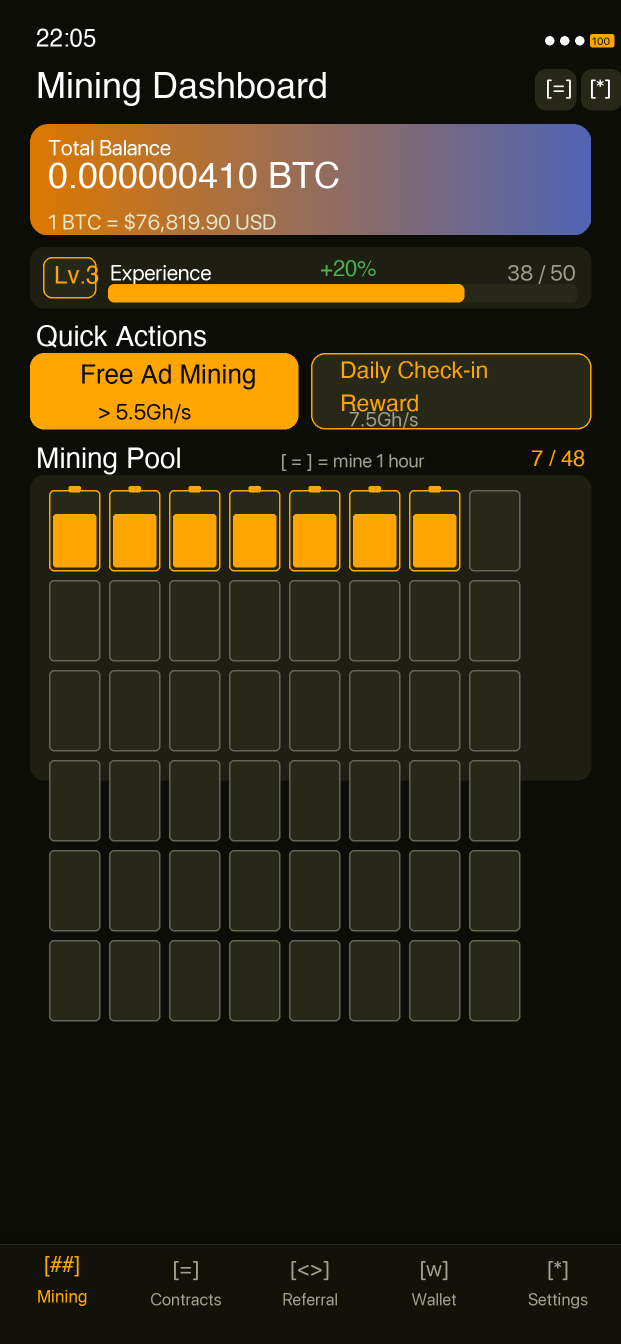
#> input picture docs/screenshots/screen1_mining_dashboard.png, 1242 x 2688 px (shown at 1/2 size)
$ python generate_v3.py
#> lines starting #> are read from the running program, lines starting #| are printed output that depends on the picture
#!/usr/bin/env python3
"""
App Store Screenshots v3
Style: dark navy bg + headline text + iPhone frame wrapping real app screenshot
4 screens at 1242x2688 (iPhone 6.5")
Run: python3 generate_v3.py
"""

from PIL import Image, ImageDraw, ImageFont
import os

W, H = 1242, 2688
OUT = os.path.dirname(os.path.abspath(__file__))

# ─── Colors ───────────────────────────────────────────────────────────────────
NAVY      = (8,   15,  35)
NAVY2     = (12,  22,  48)
ORANGE    = (255, 165,  0)
WHITE     = (255, 255, 255)
GRAY_LT   = (200, 205, 220)
FRAME_COL = (30,  35,  55)     # iPhone outer frame
FRAME_IN  = (18,  22,  40)     # inner frame edge
SCREEN_BG = (13,  13,   8)     # app bg color

# ─── Font ─────────────────────────────────────────────────────────────────────
def F(size, bold=False):
    for p in ([
        "/System/Library/Fonts/SFNSDisplay-Bold.otf",
        "/System/Library/Fonts/SFNSDisplay.otf",
        "/System/Library/Fonts/Helvetica.ttc",
        "/Library/Fonts/Arial Bold.ttf",
        "/Library/Fonts/Arial.ttf",
    ] if bold else [
        "/System/Library/Fonts/SFNSDisplay.otf",
        "/System/Library/Fonts/Helvetica.ttc",
        "/Library/Fonts/Arial.ttf",
    ]):
        if os.path.exists(p):
            try: return ImageFont.truetype(p, size)
            except: pass
    return ImageFont.load_default()

# ─── Dot grid background ──────────────────────────────────────────────────────
# [6 lines left out: function dot_bg, not called in this run]

def make_bg(img):
    """Dark navy gradient background"""
    draw = ImageDraw.Draw(img)
    for y in range(H):
        t = y / H
        r = int(NAVY[0]*(1-t) + NAVY2[0]*t)
        g = int(NAVY[1]*(1-t) + NAVY2[1]*t)
        b = int(NAVY[2]*(1-t) + NAVY2[2]*t)
        draw.line([(0,y),(W,y)], fill=(r,g,b))

# ─── Headline renderer ────────────────────────────────────────────────────────
def draw_headline(draw, lines, y_start):
    """
    lines: list of list of (text, color) tuples per line
    Renders centered multi-color text.
    """
    line_gap = 20
    for line_parts in lines:
        # Measure total line width
        total_w = 0
        sizes = []
        for text, color, bold, size in line_parts:
            f = F(size, bold)
            bb = draw.textbbox((0,0), text, font=f)
            tw = bb[2]-bb[0]
            th = bb[3]-bb[1]
            sizes.append((f, tw, th, color))
            total_w += tw
        # Draw centered
        x = (W - total_w) // 2
        max_h = max(s[2] for s in sizes)
        for (f, tw, th, color), (text, _, _, _) in zip(sizes, line_parts):
            draw.text((x, y_start + (max_h - th)//2), text, font=f, fill=color)
            x += tw
        y_start += max_h + line_gap
    return y_start

# ─── iPhone frame ─────────────────────────────────────────────────────────────
def draw_iphone_frame(img, px1, py1, px2, py2):
    """
    Draw an iPhone 14 Pro style frame.
    Returns (screen_x1, screen_y1, screen_x2, screen_y2)
    """
    draw = ImageDraw.Draw(img)
    pw = px2 - px1
    ph = py2 - py1
    corner_r = int(pw * 0.115)
    border = 18

    # Outer shadow glow (simulate depth)
    for i in range(8, 0, -1):
        alpha_blend = 0.03 * i
        sc = tuple(int(NAVY[j]*(1-alpha_blend) + 80*alpha_blend) for j in range(3))
        draw.rounded_rectangle(
            [px1-i*2, py1-i*2, px2+i*2, py2+i*2],
            radius=corner_r+i*2, fill=sc
        )

    # Outer frame (silver-ish dark)
    draw.rounded_rectangle([px1, py1, px2, py2],
                            radius=corner_r, fill=FRAME_COL)

    # Inner frame
    draw.rounded_rectangle(
        [px1+border, py1+border, px2-border, py2-border],
        radius=corner_r-border+4, fill=FRAME_IN
    )

    # Screen area
    sx1 = px1 + border + 2
    sy1 = py1 + border + 2
    sx2 = px2 - border - 2
    sy2 = py2 - border - 2
    scr = corner_r - border

    draw.rounded_rectangle([sx1, sy1, sx2, sy2],
                            radius=max(scr, 10), fill=SCREEN_BG)

    # Dynamic Island (pill cutout at top of screen)
    di_w = int(pw * 0.26)
    di_h = int(pw * 0.036)
    di_cx = (px1 + px2) // 2
    di_y = sy1 + int(ph * 0.012)
    draw.rounded_rectangle(
        [di_cx - di_w//2, di_y, di_cx + di_w//2, di_y + di_h],
        radius=di_h//2, fill=FRAME_COL
    )

    # Side buttons (volume on left, power on right)
    btn_r = 6
    btn_col = (50, 55, 80)
    for by in [py1 + int(ph*0.18), py1 + int(ph*0.26)]:
        draw.rounded_rectangle([px1-12, by, px1-2, by+int(ph*0.07)],
                                radius=btn_r, fill=btn_col)
    draw.rounded_rectangle([px2+2, py1+int(ph*0.22), px2+12, py1+int(ph*0.32)],
                            radius=btn_r, fill=btn_col)

    return sx1, sy1, sx2, sy2

# ─── Paste screenshot into phone screen ───────────────────────────────────────
def paste_screenshot(img, src_path, sx1, sy1, sx2, sy2):
    src = Image.open(src_path).convert("RGB")
    sw = sx2 - sx1
    sh = sy2 - sy1
    # Scale src to fill screen width, crop height if needed
    scale = sw / src.width
    new_h = int(src.height * scale)
    src_resized = src.resize((sw, new_h), Image.LANCZOS)
    # Crop to screen height (from top)
    crop_h = min(sh, new_h)
    cropped = src_resized.crop((0, 0, sw, crop_h))
    img.paste(cropped, (sx1, sy1))

# ─── Soft vignette on phone edges ─────────────────────────────────────────────
def phone_vignette(img, sx1, sy1, sx2, sy2):
    draw = ImageDraw.Draw(img)
    # Darken bottom edge of screen
    for i in range(60):
        t = i / 60
        alpha = int(160 * t)
        c = tuple(int(SCREEN_BG[j]*(t) + 0*(1-t)) for j in range(3))
        draw.line([(sx1, sy2-i), (sx2, sy2-i)], fill=c)

# ══════════════════════════════════════════════════════════════════════════════
# Build one screenshot
# ══════════════════════════════════════════════════════════════════════════════
def build(src_filename, headline_lines, out_filename):
    img = Image.new('RGB', (W, H), NAVY)
    make_bg(img)

    draw = ImageDraw.Draw(img)

    # Subtle dot texture on bg
    step = 44
    for dy in range(0, H, step):
        for dx in range(0, W, step):
            # blend with bg at that y
            t = dy/H
            br = int(NAVY[0]*(1-t)+NAVY2[0]*t)
            bg = int(NAVY[1]*(1-t)+NAVY2[1]*t)
            bb2 = int(NAVY[2]*(1-t)+NAVY2[2]*t)
            dr = min(255, br+14)
            dg = min(255, bg+14)
            db = min(255, bb2+14)
            draw.ellipse([dx, dy, dx+3, dy+3], fill=(dr, dg, db))

    # Subtle radial glow behind phone (center, y~60%)
    glow_cx, glow_cy = W//2, int(H*0.62)
    for r in range(600, 0, -30):
        t = r/600
        alpha = 0.025 * (1-t)
        c = tuple(int(NAVY2[j]*(1-alpha) + 40*alpha) for j in range(3))
        draw.ellipse([glow_cx-r, glow_cy-r, glow_cx+r, glow_cy+r], fill=c)

    # ── Headline ────────────────────────────────────────────────────────────
    y = draw_headline(draw, headline_lines, 90)

    # ── iPhone frame ────────────────────────────────────────────────────────
    # Phone occupies from y+gap to bottom with margins
    top_gap = 30
    py1 = y + top_gap
    phone_w = 920
    px1 = (W - phone_w) // 2
    px2 = px1 + phone_w
    # Height based on iPhone aspect ratio (9:19.5)
    phone_h = int(phone_w * 19.5 / 9)
    py2 = min(py1 + phone_h, H - 20)

    sx1, sy1, sx2, sy2 = draw_iphone_frame(img, px1, py1, px2, py2)

    # ── Paste app screenshot ────────────────────────────────────────────────
    src_path = os.path.join(OUT, src_filename)
    paste_screenshot(img, src_path, sx1, sy1, sx2, sy2)
    phone_vignette(img, sx1, sy1, sx2, sy2)

    # ── Re-draw frame on top so edges look clean ────────────────────────────
    draw = ImageDraw.Draw(img)
    corner_r = int(phone_w * 0.115)
    border = 18
    # Frame outline
    draw.rounded_rectangle([px1, py1, px2, py2],
                            radius=corner_r, outline=(60,65,90), width=3)
    draw.rounded_rectangle(
        [px1+border, py1+border, px2-border, py2-border],
        radius=corner_r-border+4, outline=(40,45,70), width=2
    )

    # Re-draw Dynamic Island on top of screenshot
    di_w = int(phone_w * 0.26)
    di_h = int(phone_w * 0.036)
    di_cx = W // 2
    di_y = sy1 + int(phone_h * 0.012)
    draw.rounded_rectangle(
        [di_cx - di_w//2, di_y, di_cx + di_w//2, di_y + di_h],
        radius=di_h//2, fill=FRAME_COL
    )
    draw.rounded_rectangle(
        [di_cx - di_w//2, di_y, di_cx + di_w//2, di_y + di_h],
        radius=di_h//2, outline=(50,55,80), width=2
    )

    # Save
    out_path = os.path.join(OUT, out_filename)
    img.save(out_path, "PNG")
    print(f"  Saved: {out_path}")

# ══════════════════════════════════════════════════════════════════════════════
if __name__ == "__main__":
    print("Generating v3 App Store screenshots...")

    SIZE_TITLE = 118
    SIZE_TITLE2 = 110
    SIZE_SUB = 70

    screens = [
        {
            "src": "screen1_mining_dashboard.png",
            "out": "store_1_dashboard.png",
            "lines": [
                [("Bitcoin", ORANGE, True, SIZE_TITLE), (" Mining", WHITE, True, SIZE_TITLE)],
                [("Earn BTC ", WHITE, True, SIZE_TITLE2), ("Easily", ORANGE, True, SIZE_TITLE2)],
                [("Cloud mining · No hardware needed", GRAY_LT, False, SIZE_SUB)],
            ],
        },
        {
            "src": "screen2_contracts.png",
            "out": "store_2_contracts.png",
            "lines": [
                [("Choose Your", WHITE, True, SIZE_TITLE)],
                [("Mining ", ORANGE, True, SIZE_TITLE2), ("Contract", WHITE, True, SIZE_TITLE2)],
                [("Free starter plan available for everyone", GRAY_LT, False, SIZE_SUB)],
            ],
        },
        {
            "src": "screen3_referral.png",
            "out": "store_3_referral.png",
            "lines": [
                [("Mine ", WHITE, True, SIZE_TITLE), ("Bitcoin", ORANGE, True, SIZE_TITLE), (" Together", WHITE, True, SIZE_TITLE)],
                [("Maximize Your ", WHITE, True, SIZE_TITLE2), ("Rewards!", ORANGE, True, SIZE_TITLE2)],
                [("20% lifetime referral commission", GRAY_LT, False, SIZE_SUB)],
            ],
        },
        {
            "src": "screen4_settings.png",
            "out": "store_4_settings.png",
            "lines": [
                [("Secure", ORANGE, True, SIZE_TITLE), (" Account,", WHITE, True, SIZE_TITLE)],
                [("Full ", WHITE, True, SIZE_TITLE2), ("Privacy", ORANGE, True, SIZE_TITLE2), (" Protection", WHITE, True, SIZE_TITLE2)],
                [("Apple Sign-In · Multi-language support", GRAY_LT, False, SIZE_SUB)],
            ],
        },
    ]

    for s in screens:
        print(f"  Building {s['out']}...")
        build(s["src"], s["lines"], s["out"])
#> in build, `img = Image.new('RGB', (W, H), NAVY)`:
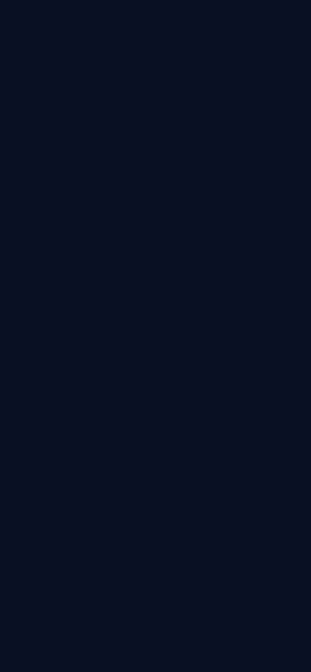
#> img: PIL image 1242x2688 RGB (shown at 1/4 size); mean R, G, B 8, 15, 35
#> in build, `y = draw_headline(draw, headline_lines, 90)`: y = 180
#> in build, `py1 = y + top_gap`: py1 = 210
#> in build, `py2 = min(py1 + phone_h, H - 20)`: py2 = 2203
#> in draw_iphone_frame, `ph = py2 - py1`: ph = 1993
#> in draw_iphone_frame, `sy1 = py1 + border + 2`: sy1 = 230
#> in draw_iphone_frame, `sy2 = py2 - border - 2`: sy2 = 2183
#> in draw_iphone_frame, `di_y = sy1 + int(ph * 0.012)`: di_y = 253
#> the loop in draw_iphone_frame, `for by in [py1 + int(ph*0.18), py1 + int(ph*0.26)]:` made 2 passes
#> by on passes 1 to 2: 568, 728
#> in build, `sx1, sy1, sx2, sy2 = draw_iphone_frame(img, px1, py1, px2, py2)`: sx1 = 181; sy1 = 230; sx2 = 1061; sy2 = 2183
#> in build, `sx1, sy1, sx2, sy2 = draw_iphone_frame(img, px1, py1, px2, py2)`:
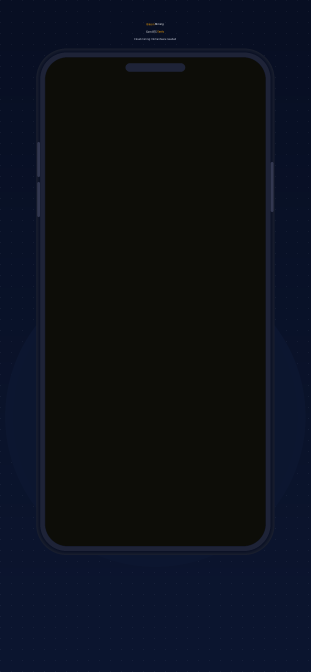
#> img: PIL image 1242x2688 RGB (shown at 1/4 size); mean R, G, B 12.5, 16.6, 25.3
#> in paste_screenshot, src is the input picture: PIL image 1242x2688 RGB; mean R, G, B 49.5, 41.7, 22.9
#> in paste_screenshot, `sw = sx2 - sx1`: sw = 880
#> in paste_screenshot, `sh = sy2 - sy1`: sh = 1953
#> in paste_screenshot, `scale = sw / src.width`: scale = 0.709
#> in paste_screenshot, `new_h = int(src.height * scale)`: new_h = 1904
#> in paste_screenshot, `img.paste(cropped, (sx1, sy1))`:
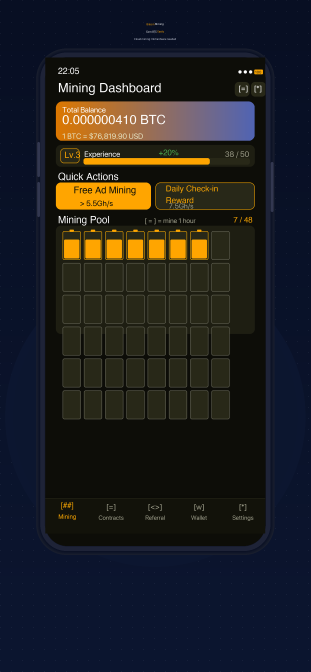
#> img: PIL image 1242x2688 RGB (shown at 1/4 size); mean R, G, B 30.7, 30.9, 32.6
#> in build, `di_y = sy1 + int(phone_h * 0.012)`: di_y = 253
#> in build, `img.save(out_path, "PNG")`:
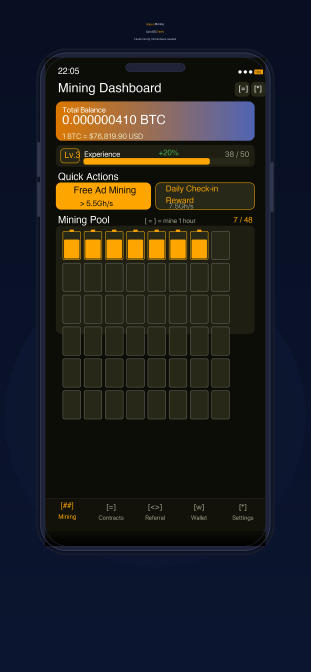
#> saved as store_1_dashboard.png: PIL image 1242x2688 RGB (shown at 1/4 size); mean R, G, B 30.9, 31.1, 32.9
#> pass 2 of the loop `for s in screens:`:
#> y = 179
#> py1 = 209
#> py2 = 2202
#> in draw_iphone_frame (call 2), `draw = ImageDraw.Draw(img)`:
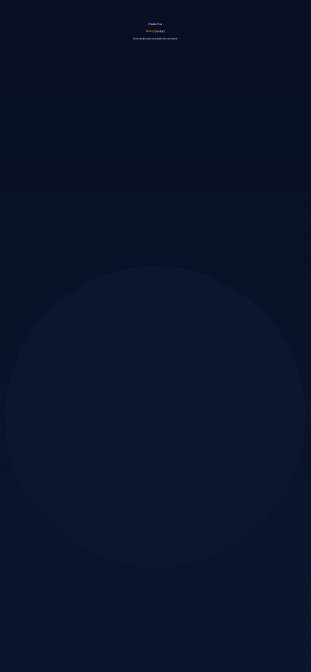
#> img: PIL image 1242x2688 RGB (shown at 1/4 size); mean R, G, B 10.3, 19.2, 42.6
#> in draw_iphone_frame (call 2), `sy1 = py1 + border + 2`: sy1 = 229
#> in draw_iphone_frame (call 2), `sy2 = py2 - border - 2`: sy2 = 2182
#> in draw_iphone_frame (call 2), `di_y = sy1 + int(ph * 0.012)`: di_y = 252
#> the loop in draw_iphone_frame (call 2), `for by in [py1 + int(ph*0.18), py1 + int(ph*0.26)]:` made 2 passes
#> by on passes 1 to 2: 567, 727
#> in build (call 2), `sx1, sy1, sx2, sy2 = draw_iphone_frame(img, px1, py1, px2, py2)`: sy1 = 229; sy2 = 2182
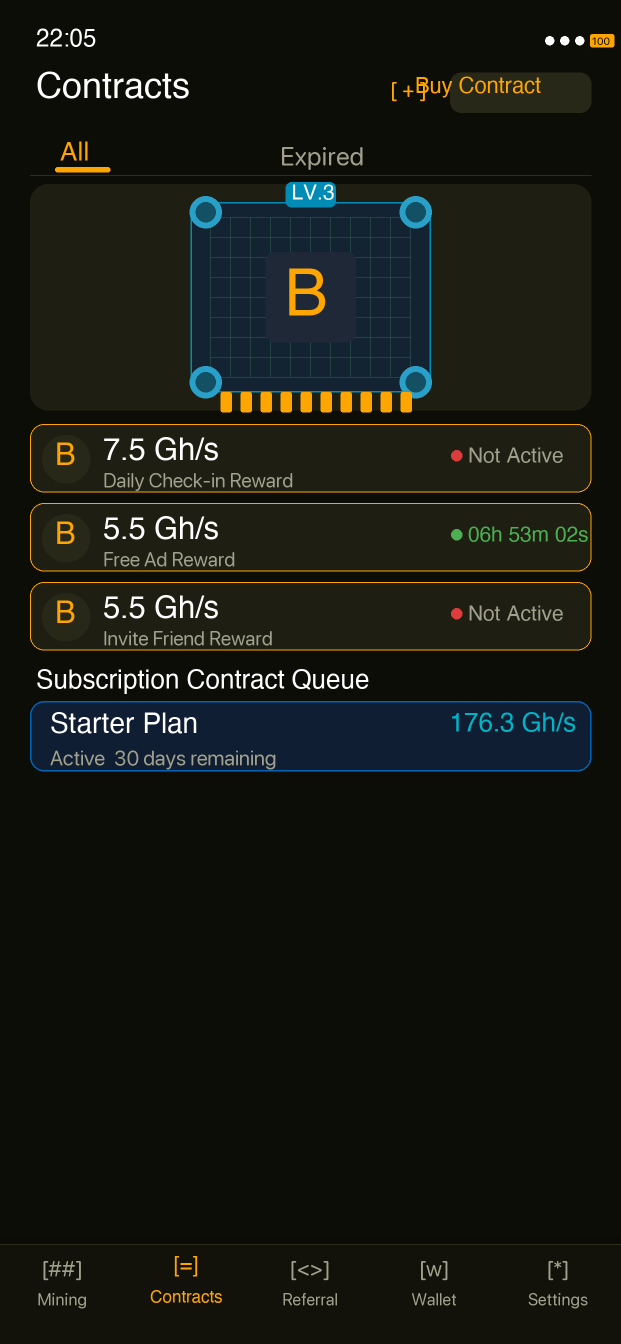
#> input picture docs/screenshots/screen2_contracts.png, 1242 x 2688 px (shown at 1/2 size)
#> in paste_screenshot, src is the input picture: PIL image 1242x2688 RGB; mean R, G, B 23.8, 25.3, 18.9
#> in build (call 2), `di_y = sy1 + int(phone_h * 0.012)`: di_y = 252
#> in build (call 2), `img.save(out_path, "PNG")`:
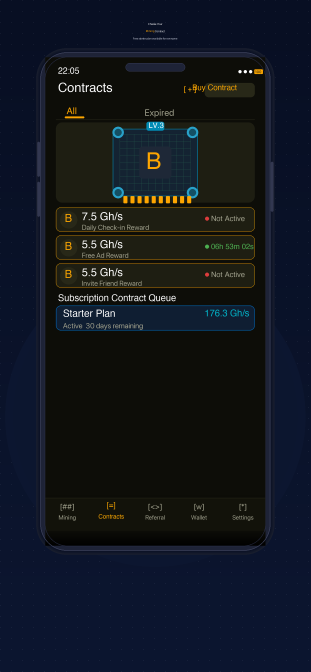
#> saved as store_2_contracts.png: PIL image 1242x2688 RGB (shown at 1/4 size); mean R, G, B 18, 22.9, 30.9
#> pass 3 of the loop `for s in screens:`:
#> y = 177
#> py1 = 207
#> py2 = 2200
#> in draw_iphone_frame (call 3), `draw = ImageDraw.Draw(img)`:
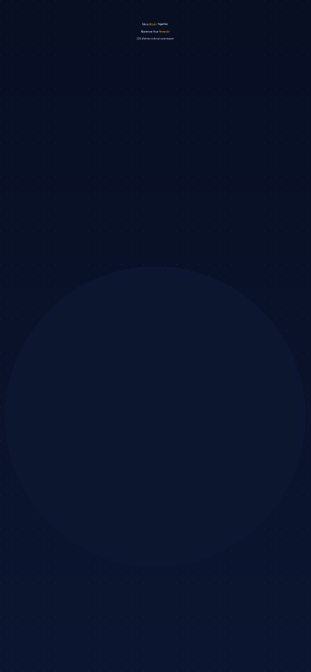
#> img: PIL image 1242x2688 RGB (shown at 1/4 size); mean R, G, B 10.3, 19.2, 42.6
#> in draw_iphone_frame (call 3), `sy1 = py1 + border + 2`: sy1 = 227
#> in draw_iphone_frame (call 3), `sy2 = py2 - border - 2`: sy2 = 2180
#> in draw_iphone_frame (call 3), `di_y = sy1 + int(ph * 0.012)`: di_y = 250
#> the loop in draw_iphone_frame (call 3), `for by in [py1 + int(ph*0.18), py1 + int(ph*0.26)]:` made 2 passes
#> by on passes 1 to 2: 565, 725
#> in build (call 3), `sx1, sy1, sx2, sy2 = draw_iphone_frame(img, px1, py1, px2, py2)`: sy1 = 227; sy2 = 2180
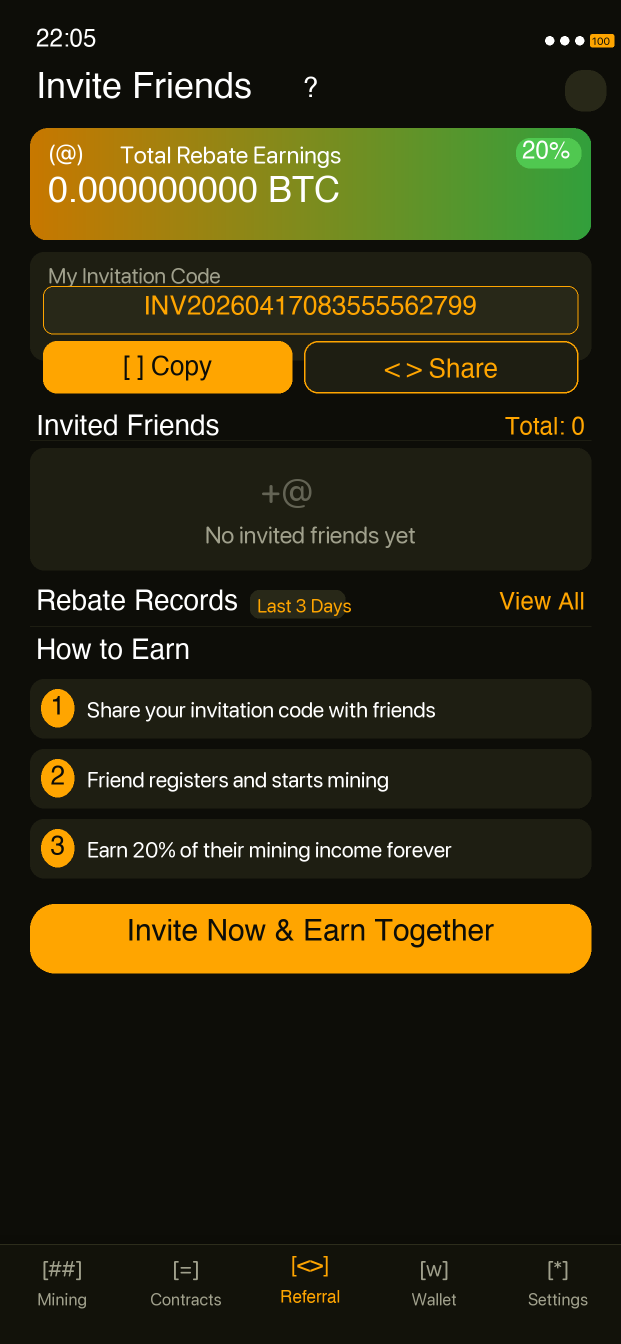
#> input picture docs/screenshots/screen3_referral.png, 1242 x 2688 px (shown at 1/2 size)
#> in paste_screenshot, src is the input picture: PIL image 1242x2688 RGB; mean R, G, B 47.6, 42.6, 16.9
#> in build (call 3), `di_y = sy1 + int(phone_h * 0.012)`: di_y = 250
#> in build (call 3), `img.save(out_path, "PNG")`:
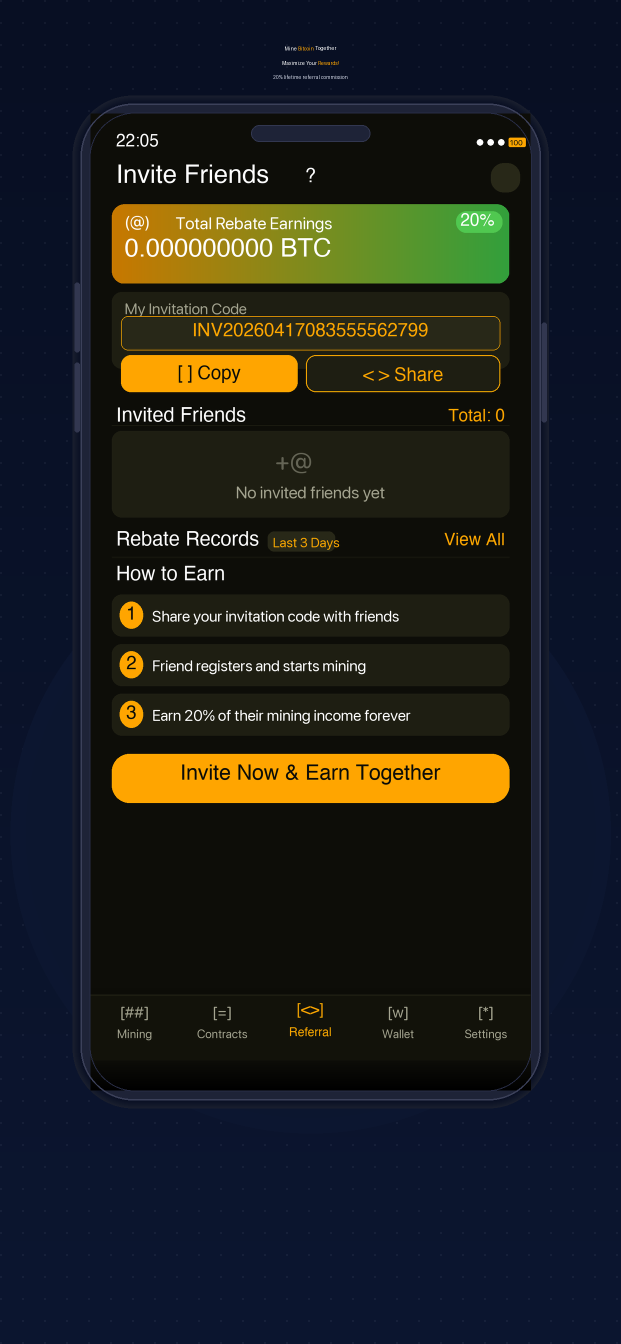
#> saved as store_3_referral.png: PIL image 1242x2688 RGB (shown at 1/2 size); mean R, G, B 29.9, 31.5, 29.9
#> (the run stopped early here; a loop or call above may not have finished)
